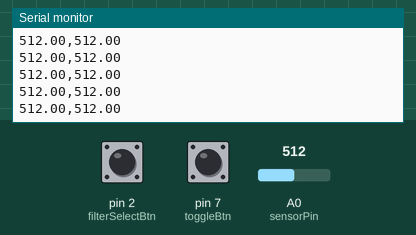
A sketch run on a simulated Arduino Uno, built with avr-gcc and run on an emulated ATmega328P. Parts: the last lines printed to the serial monitor. The test bench sets the inputs (shaded band); at power-on: A0 (sensorPin) = 512, pin 2 (filterSelectBtn) LOW, pin 7 (toggleBtn) LOW.

Above: at 17.4 s.
17.5 s: A0 (sensorPin) set to 109
At 18.0 s:
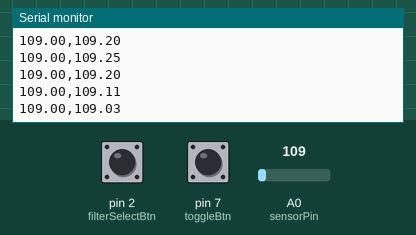
19.0 s: A0 (sensorPin) set to 90
At 20.0 s:
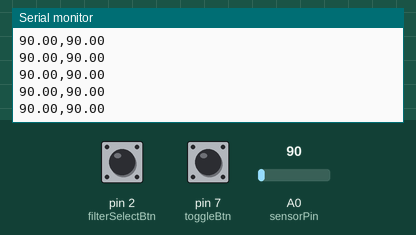
Timing chart, 0 to 21.5 s (numbered marks = the images above; inputs shaded):
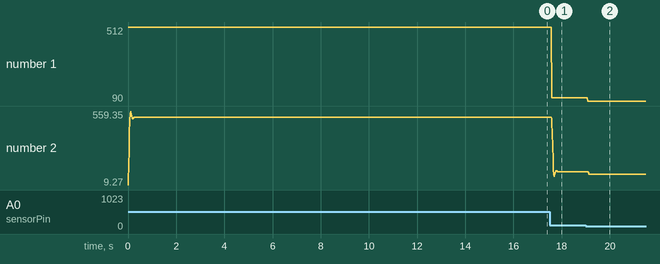

Measured:
- after the input at 17.5 s, the serial monitor: prints a new line after 0.08 s (image 1)
- after the input at 19.0 s, the serial monitor: prints a new line after 0.07 s (image 2)
- plotted number 1: 512 → 109 after the input at 17.5 s, 109 → 90 after the input at 19.0 s
- plotted number 2: 512 → 109 after the input at 17.5 s, 109 → 90 after the input at 19.0 s

The sketch:

stable_version.ino
```cpp
#include <SPI.h>
#include <SD.h>

 const int filterSelectBtn = 2;       // the number of the pushbutton pin
 const int toggleBtn = 7;             // the second push button used to toggle the state

 File myFile;
 int MicFlag = 1 ;
 int SDFlag  = 0 ;
 int filterNumber = 0;
 int filterCounter = 0;
 int flagCounter = 0;

 float sensorPin = A0;    // select the input pin for the potentiometer
 float x[7] = {0,0,0,0,0,0,0};
 float y[7] = {0,0,0,0,0,0,0};

bool buttonState = 0;         // variable for reading the filterSelect button status
bool toggleState = 0;         // variable for reading the toggle button status


 float aL[4] = { 1 ,-1.76004188 , 1.18289326 ,-0.27805992 };
 float bL[4] = { 0.01809893 , 0.0542968 ,  0.0542968 ,  0.01809893 };

 float aH [4] ={ 1     ,   1.76004188 , 1.18289326,  0.27805992};
 float bH [4]= { 0.01809893 ,-0.0542968  , 0.0542968 , -0.01809893};


float aBP[7] = { 1 ,  -1.54663136 , 2.5732668 , -2.05722665 , 1.70653526, -0.65538675,  0.27805992};
float bBP[7] = {  0.01809893 , 0.    ,     -0.0542968  , 0.    ,      0.0542968  , 0., -0.01809893};


void applyFilter(float a[] , float b[],int sizeA)
{
  y[0]=0;
for (int i=0;i<sizeA ;i++)
{ y[0] += b[i]*x[i];
}
for (int i=1;i<sizeA ;i++)
{y[0] -= a[i]*y[i];}

for(int i=sizeA-2;i>=0;i--){
  x[i+1]=x[i];
  y[i+1]=y[i];

}
}

void updateFlags()
{
  buttonState = digitalRead(filterSelectBtn) ;      // read the value of the filter select button
  toggleState = digitalRead(toggleBtn) ;        // read the value of the toggle button

 if(toggleState == HIGH)
  {
    delay(200) ;
    flagCounter++;
  }
  if(flagCounter%2 == 0)
  {
    MicFlag =1 ;
    SDFlag = 0 ;
  }
  else if(flagCounter%2 == 1)
  {
    MicFlag = 0 ;
    SDFlag =1 ;
  }

  if (buttonState == HIGH)
  {
    delay(200) ;
    filterCounter++ ;
  }
  if (filterCounter%3 == 0){filterNumber = 0;}
  else if(filterCounter%3 == 1){filterNumber = 1;}
  else if(filterCounter%3 == 2){filterNumber = 2;}
}


void setup()
{
  Serial.begin(9600);
  pinMode(sensorPin,INPUT);
  while (!Serial) {
    ;
  }
 // pinMode(10, OUTPUT);
}

void loop()
{

  //put here function to set flags from omar , updateFlags();
  updateFlags();

  if(SDFlag==1){
    if (!SD.begin(4)) {
    Serial.println("initialization failed!");
    return;
  }
  myFile = SD.open("test.txt");
  if (myFile) {

      // read from the file until there's nothing else in it:
    while (myFile.available()) {

      x[0]=myFile.parseFloat();

      //put here any code you want
      updateFlags();
      if (SDFlag==0){
      break;}

      if(filterNumber ==0){
      applyFilter(aL,bL,4);}
      else if(filterNumber ==1){
      applyFilter(aH,bH,4);}
      else if (filterNumber == 2){
      applyFilter(aBP,bBP,7);}

      Serial.print(x[0]);
      Serial.print(',') ;
      Serial.println(y[0]);

       }
            Serial.println("Stop");

    // close the file:
    myFile.close();

  }
  else {
    // if the file didn't open, print an error:
    Serial.println("error opening test.txt");
  }

  }


  else if (MicFlag ==1){
       x[0]= analogRead(sensorPin);

      //put here any code you want
      if(filterNumber ==0){
      applyFilter(aL,bL,4);}
      else if(filterNumber ==1){
      applyFilter(aH,bH,4);}
      else if (filterNumber == 2){
      applyFilter(aBP,bBP,7);}

      Serial.print(x[0]);
      Serial.print(',') ;
      Serial.println(y[0]);
  }

}
```
